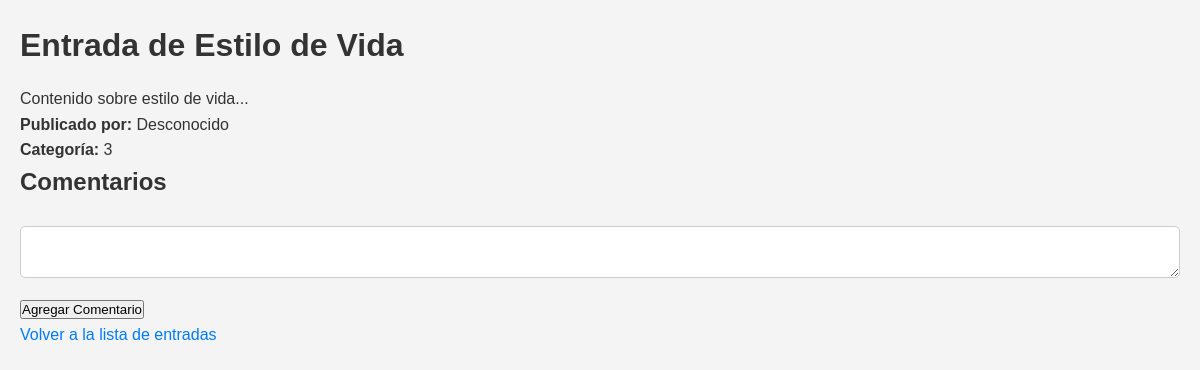
The app's page /views/post_detail.php?id=3 (signed in) with its own data.
### tables this page shows
CREATE TABLE `posts` (
  `id` int(11) NOT NULL,
  `title` varchar(255) NOT NULL,
  `content` text NOT NULL,
  `user_id` int(11) NOT NULL,
  `category_id` int(11) NOT NULL,
  `created_at` timestamp NOT NULL DEFAULT current_timestamp(),
  `author` varchar(255) NOT NULL DEFAULT 'Desconocido'
);

### models/Post.php (called while the page is built, shortened)
<?php
class Post {
    private $pdo;
    public function __construct($pdo) {
        $this->pdo = $pdo;
    }
    public function getPostById($id) {
        $stmt = $this->pdo->prepare("SELECT * FROM posts WHERE id = ?");
        $stmt->execute([$id]);
        return $stmt->fetch(PDO::FETCH_ASSOC);
    }
}
?>

### views/post_detail.php (the view, shortened to what this page needs)
<?php
require '../config/config.php';
require '../models/Post.php';
$postModel = new Post($pdo);
$postId = (int)$_GET['id'];
$post = $postModel->getPostById($postId);
?>
<!DOCTYPE html>
<html lang="es">
<head>
    <link rel="stylesheet" href="../css/styles.css">
</head>
<body>
    <h1><?php echo htmlspecialchars($post['title']); ?></h1>
    <p><?php echo nl2br(htmlspecialchars($post['content'])); ?></p>
    <p><strong>Publicado por:</strong> <?php echo htmlspecialchars($post['author']); ?></p>
    <p><strong>Categoría:</strong> <?php echo htmlspecialchars($post['category_id']); ?></p>
    <h2>Comentarios</h2>
    <form action="post_detail.php?id=<?php echo $postId; ?>" method="post">
        <textarea name="comment" required></textarea>
        <button type="submit">Agregar Comentario</button>
    </form>
    <a href="dashboard.php">Volver a la lista de entradas</a>
</body>
</html>

### css/styles.css (style rules this page uses)
* { margin: 0; padding: 0; box-sizing: border-box; }
body { font-family: Arial, sans-serif; line-height: 1.6; background-color: #f4f4f4; color: #333; padding: 20px; }
h1, h2, h3 { color: #333; margin-bottom: 15px; }
a { color: #007bff; text-decoration: none; }
input[type="text"], input[type="password"], input[type="email"], textarea, select { width: 100%; padding: 10px; margin: 10px 0; border: 1px solid #ccc; border-radius: 5px; }

### records on screen
posts: title "Entrada de Estilo de Vida", content "Contenido sobre estilo de vida...", author "Desconocido", category "3"
